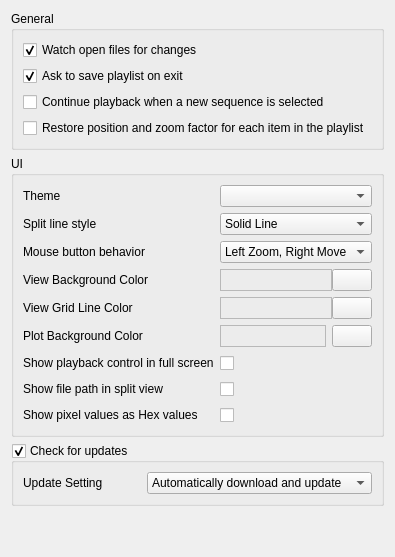
     <widget class="QWidget" name="tabGeneral">
      <attribute name="title">
       <string>General</string>
      </attribute>
      <layout class="QVBoxLayout" name="verticalLayout_2">
       <item>
        <widget class="QGroupBox" name="groupBox">
         <property name="title">
          <string>General</string>
         </property>
         <layout class="QGridLayout" name="gridLayout_7">
          <item row="3" column="0">
           <widget class="QCheckBox" name="checkBoxContinuePlaybackNewSelection">
            <property name="toolTip">
             <string>Should playback continue if a new sequence is selected from the playlist?</string>
            </property>
            <property name="whatsThis">
             <string>Should playback continue if a new sequence is selected from the playlist?</string>
            </property>
            <property name="text">
             <string>Continue playback when a new sequence is selected</string>
            </property>
           </widget>
          </item>
          <item row="2" column="0">
           <widget class="QCheckBox" name="checkBoxAskToSave">
            <property name="text">
             <string>Ask to save playlist on exit</string>
            </property>
            <property name="checked">
             <bool>true</bool>
            </property>
           </widget>
          </item>
          <item row="0" column="0">
           <widget class="QCheckBox" name="checkBoxWatchFiles">
            <property name="toolTip">
             <string>If active, all open files will be watched for changes. If a file is changed, YUV will ask you if you want to reload the file now.</string>
            </property>
            <property name="whatsThis">
             <string>If active, all open files will be watched for changes. If a file is changed, YUV will ask you if you want to reload the file now.</string>
            </property>
            <property name="text">
             <string>Watch open files for changes</string>
            </property>
            <property name="checked">
             <bool>true</bool>
            </property>
           </widget>
          </item>
          <item row="4" column="0">
           <widget class="QCheckBox" name="checkBoxSavePositionPerItem">
            <property name="text">
             <string>Restore position and zoom factor for each item in the playlist</string>
            </property>
           </widget>
          </item>
         </layout>
        </widget>
       </item>
       <item>
        <widget class="QGroupBox" name="GroupBoxColors">
         <property name="minimumSize">
          <size>
           <width>0</width>
           <height>0</height>
          </size>
         </property>
         <property name="title">
          <string>UI</string>
         </property>
         <layout class="QGridLayout" name="gridLayout_2" columnstretch="0,0">
          <item row="2" column="1">
           <widget class="QComboBox" name="comboBoxMouseMode">
            <property name="toolTip">
             <string>Which of the two mouse buttons is to be used for moving and which for zooming the view?</string>
            </property>
            <property name="whatsThis">
             <string>Which of the two mouse buttons is to be used for moving and which for zooming the view?</string>
            </property>
            <item>
             <property name="text">
              <string>Left Zoom, Right Move</string>
             </property>
            </item>
            <item>
             <property name="text">
              <string>Left Move, Right Zoom</string>
             </property>
            </item>
           </widget>
          </item>
          <item row="0" column="0">
           <widget class="QLabel" name="labelTheme">
            <property name="text">
             <string>Theme</string>
            </property>
           </widget>
          </item>
          <item row="1" column="0">
           <widget class="QLabel" name="labelSplitLineStyle">
            <property name="toolTip">
             <string>&lt;html&gt;&lt;head/&gt;&lt;body&gt;&lt;p&gt;When the split- and comparison view is activated, this defines how the position of the split line is indicated:&lt;/p&gt;&lt;p&gt;&lt;span style=&quot; font-weight:600;&quot;&gt;Solid Line&lt;/span&gt;: A solid white line&lt;/p&gt;&lt;p&gt;&lt;span style=&quot; font-weight:600;&quot;&gt;Handlers: &lt;/span&gt;Only show small triangular handlers at the top and bottom&lt;/p&gt;&lt;/body&gt;&lt;/html&gt;</string>
            </property>
            <property name="whatsThis">
             <string>&lt;html&gt;&lt;head/&gt;&lt;body&gt;&lt;p&gt;When the split- and comparison view is activated, this defines how the position of the split line is indicated:&lt;/p&gt;&lt;p&gt;&lt;span style=&quot; font-weight:600;&quot;&gt;Solid Line&lt;/span&gt;: A solid white line&lt;/p&gt;&lt;p&gt;&lt;span style=&quot; font-weight:600;&quot;&gt;Handlers: &lt;/span&gt;Only show small triangular handlers at the top and bottom&lt;/p&gt;&lt;/body&gt;&lt;/html&gt;</string>
            </property>
            <property name="text">
             <string>Split line style</string>
            </property>
           </widget>
          </item>
          <item row="3" column="1">
           <layout class="QHBoxLayout" name="horizontalLayoutBackgroundColor" stretch="1,0">
            <property name="spacing">
             <number>0</number>
            </property>
            <item>
             <widget class="ShowColorWidget" name="viewBackgroundColor">
              <property name="toolTip">
               <string>Set the background color of the central view widget.</string>
              </property>
              <property name="whatsThis">
               <string>Set the background color of the central view widget.</string>
              </property>
              <property name="frameShape">
               <enum>QFrame::StyledPanel</enum>
              </property>
              <property name="frameShadow">
               <enum>QFrame::Raised</enum>
              </property>
             </widget>
            </item>
            <item>
             <widget class="QPushButton" name="pushButtonEditViewBackgroundColor">
              <property name="toolTip">
               <string>Set the background color of the central view widget.</string>
              </property>
              <property name="whatsThis">
               <string>Set the background color of the central view widget.</string>
              </property>
              <property name="text">
               <string/>
              </property>
              <property name="icon">
               <iconset resource="../images/images.qrc">
                <normaloff>:/img_edit.png</normaloff>:/img_edit.png</iconset>
              </property>
             </widget>
            </item>
           </layout>
          </item>
          <item row="3" column="0">
           <widget class="QLabel" name="labelBackgroundColor">
            <property name="toolTip">
             <string>Set the background color of the central view widget.</string>
            </property>
            <property name="whatsThis">
             <string>Set the background color of the central view widget.</string>
            </property>
            <property name="text">
             <string>View Background Color</string>
            </property>
           </widget>
          </item>
          <item row="7" column="1">
           <widget class="QCheckBox" name="checkBoxPlaybackControlFullScreen">
            <property name="palette">
             <palette>
              <active>
               <colorrole role="WindowText">
                <brush brushstyle="SolidPattern">
                 <color alpha="0">
                  <red>191</red>
                  <green>64</green>
                  <blue>64</blue>
                 </color>
                </brush>
               </colorrole>
              </active>
              <inactive>
               <colorrole role="WindowText">
                <brush brushstyle="SolidPattern">
                 <color alpha="0">
                  <red>191</red>
                  <green>64</green>
                  <blue>64</blue>
                 </color>
                </brush>
               </colorrole>
              </inactive>
              <disabled>
               <colorrole role="WindowText">
                <brush brushstyle="SolidPattern">
                 <color alpha="255">
                  <red>190</red>
                  <green>190</green>
                  <blue>190</blue>
                 </color>
                </brush>
               </colorrole>
              </disabled>
             </palette>
            </property>
            <property name="toolTip">
             <string>Show the playback control (the navigation panel at the bottom) also in full screen mode.</string>
            </property>
            <property name="whatsThis">
             <string>Show the playback control (the navigation panel at the bottom) also in full screen mode.</string>
            </property>
            <property name="text">
             <string>invisibleText</string>
            </property>
           </widget>
          </item>
          <item row="1" column="1">
           <widget class="QComboBox" name="comboBoxSplitLineStyle">
            <property name="toolTip">
             <string>&lt;html&gt;&lt;head/&gt;&lt;body&gt;&lt;p&gt;When the split- and comparison view is activated, this defines how the position of the split line is indicated:&lt;/p&gt;&lt;p&gt;&lt;span style=&quot; font-weight:600;&quot;&gt;Solid Line&lt;/span&gt;: A solid white line&lt;/p&gt;&lt;p&gt;&lt;span style=&quot; font-weight:600;&quot;&gt;Handlers: &lt;/span&gt;Only show small triangular handlers at the top and bottom&lt;/p&gt;&lt;/body&gt;&lt;/html&gt;</string>
            </property>
            <property name="whatsThis">
             <string>&lt;html&gt;&lt;head/&gt;&lt;body&gt;&lt;p&gt;When the split- and comparison view is activated, this defines how the position of the split line is indicated:&lt;/p&gt;&lt;p&gt;&lt;span style=&quot; font-weight:600;&quot;&gt;Solid Line&lt;/span&gt;: A solid white line&lt;/p&gt;&lt;p&gt;&lt;span style=&quot; font-weight:600;&quot;&gt;Handlers: &lt;/span&gt;Only show small triangular handlers at the top and bottom&lt;/p&gt;&lt;/body&gt;&lt;/html&gt;</string>
            </property>
            <item>
             <property name="text">
              <string>Solid Line</string>
             </property>
            </item>
            <item>
             <property name="text">
              <string>Handlers</string>
             </property>
            </item>
           </widget>
          </item>
          <item row="2" column="0">
           <widget class="QLabel" name="labelMouseMode">
            <property name="toolTip">
             <string>Which of the two mouse buttons is to be used for moving and which for zooming the view?</string>
            </property>
            <property name="whatsThis">
             <string>Which of the two mouse buttons is to be used for moving and which for zooming the view?</string>
            </property>
            <property name="text">
             <string>Mouse button behavior</string>
            </property>
           </widget>
          </item>
          <item row="8" column="1">
           <widget class="QCheckBox" name="checkBoxShowFilePathSplitMode">
            <property name="palette">
             <palette>
              <active>
               <colorrole role="WindowText">
                <brush brushstyle="SolidPattern">
                 <color alpha="0">
                  <red>191</red>
                  <green>64</green>
                  <blue>64</blue>
                 </color>
                </brush>
               </colorrole>
              </active>
              <inactive>
               <colorrole role="WindowText">
                <brush brushstyle="SolidPattern">
                 <color alpha="0">
                  <red>191</red>
                  <green>64</green>
                  <blue>64</blue>
                 </color>
                </brush>
               </colorrole>
              </inactive>
              <disabled>
               <colorrole role="WindowText">
                <brush brushstyle="SolidPattern">
                 <color alpha="255">
                  <red>190</red>
                  <green>190</green>
                  <blue>190</blue>
                 </color>
                </brush>
               </colorrole>
              </disabled>
             </palette>
            </property>
            <property name="toolTip">
             <string>Show the file path of each item at the top when two items are selected</string>
            </property>
            <property name="whatsThis">
             <string>Show the file path of each item at the top when two items are selected</string>
            </property>
            <property name="text">
             <string>invisibleText</string>
            </property>
           </widget>
          </item>
          <item row="9" column="1">
           <widget class="QCheckBox" name="checkBoxPixelValuesHex">
            <property name="palette">
             <palette>
              <active>
               <colorrole role="WindowText">
                <brush brushstyle="SolidPattern">
                 <color alpha="0">
                  <red>191</red>
                  <green>64</green>
                  <blue>64</blue>
                 </color>
                </brush>
               </colorrole>
              </active>
              <inactive>
               <colorrole role="WindowText">
                <brush brushstyle="SolidPattern">
                 <color alpha="0">
                  <red>191</red>
                  <green>64</green>
                  <blue>64</blue>
                 </color>
                </brush>
               </colorrole>
              </inactive>
              <disabled>
               <colorrole role="WindowText">
                <brush brushstyle="SolidPattern">
                 <color alpha="255">
                  <red>190</red>
                  <green>190</green>
                  <blue>190</blue>
                 </color>
                </brush>
               </colorrole>
              </disabled>
             </palette>
            </property>
            <property name="toolTip">
             <string>Show pixel vales in hex instead of decimal</string>
            </property>
            <property name="whatsThis">
             <string>Show pixel vales in hex instead of decimal</string>
            </property>
            <property name="text">
             <string>invisibleText</string>
            </property>
           </widget>
          </item>
          <item row="8" column="0">
           <widget class="QLabel" name="labelShowFilePathSplitView">
            <property name="toolTip">
             <string>Show the file path of each item at the top when two items are selected</string>
            </property>
            <property name="whatsThis">
             <string>Show the file path of each item at the top when two items are selected</string>
            </property>
            <property name="text">
             <string>Show file path in split view</string>
            </property>
           </widget>
          </item>
          <item row="7" column="0">
           <widget class="QLabel" name="labelHidePlaybackControlFullScreen">
            <property name="toolTip">
             <string>Show the playback control (the navigation panel at the bottom) also in full screen mode.</string>
            </property>
            <property name="whatsThis">
             <string>Show the playback control (the navigation panel at the bottom) also in full screen mode.</string>
            </property>
            <property name="text">
             <string>Show playback control in full screen</string>
            </property>
           </widget>
          </item>
          <item row="0" column="1">
           <widget class="QComboBox" name="comboBoxTheme"/>
          </item>
          <item row="9" column="0">
           <widget class="QLabel" name="labelPixelValuesHex">
            <property name="text">
             <string>Show pixel values as Hex values</string>
            </property>
           </widget>
          </item>
          <item row="5" column="0">
           <widget class="QLabel" name="plotBackgroundColorLabel">
            <property name="text">
             <string>Plot Background Color</string>
            </property>
           </widget>
          </item>
          <item row="5" column="1">
           <layout class="QHBoxLayout" name="horizontalLayout_2" stretch="1,0">
            <item>
             <widget class="ShowColorWidget" name="plotBackgroundColor">
              <property name="frameShape">
               <enum>QFrame::StyledPanel</enum>
              </property>
              <property name="frameShadow">
               <enum>QFrame::Raised</enum>
              </property>
             </widget>
            </item>
            <item>
             <widget class="QPushButton" name="pushButtonEditPlotBackgroundColor">
              <property name="toolTip">
               <string>Set the background color of the plot widgets.</string>
              </property>
              <property name="whatsThis">
               <string>Set the background color of the plot widgets.</string>
              </property>
              <property name="text">
               <string/>
              </property>
              <property name="icon">
               <iconset resource="../images/images.qrc">
                <normaloff>:/img_edit.png</normaloff>:/img_edit.png</iconset>
              </property>
             </widget>
            </item>
           </layout>
          </item>
          <item row="4" column="0">
           <widget class="QLabel" name="labelGridLineColor">
            <property name="toolTip">
             <string>Set the line color of the Grid which can be activated using the &quot;Draw Gird&quot; option in the &quot;View Options&quot; panel.</string>
            </property>
            <property name="whatsThis">
             <string>Set the line color of the Grid which can be activated using the &quot;Draw Gird&quot; option in the &quot;View Options&quot; panel.</string>
            </property>
            <property name="text">
             <string>View Grid Line Color</string>
            </property>
           </widget>
          </item>
          <item row="4" column="1">
           <layout class="QHBoxLayout" name="horizontalLayoutGridLineColor" stretch="1,0">
            <property name="spacing">
             <number>0</number>
            </property>
            <item>
             <widget class="ShowColorWidget" name="viewGridLineColor">
              <property name="toolTip">
               <string>Set the line color of the Grid which can be activated using the &quot;Draw Gird&quot; option in the &quot;View Options&quot; panel.</string>
              </property>
              <property name="whatsThis">
               <string>Set the line color of the Grid which can be activated using the &quot;Draw Gird&quot; option in the &quot;View Options&quot; panel.</string>
              </property>
              <property name="frameShape">
               <enum>QFrame::StyledPanel</enum>
              </property>
              <property name="frameShadow">
               <enum>QFrame::Raised</enum>
              </property>
             </widget>
            </item>
            <item>
             <widget class="QPushButton" name="pushButtonEditViewGridLineColor">
              <property name="toolTip">
               <string>Set the line color of the Grid which can be activated using the &quot;Draw Gird&quot; option in the &quot;View Options&quot; panel.</string>
              </property>
              <property name="whatsThis">
               <string>Set the line color of the Grid which can be activated using the &quot;Draw Gird&quot; option in the &quot;View Options&quot; panel.</string>
              </property>
              <property name="text">
               <string/>
              </property>
              <property name="icon">
               <iconset resource="../images/images.qrc">
                <normaloff>:/img_edit.png</normaloff>:/img_edit.png</iconset>
              </property>
             </widget>
            </item>
           </layout>
          </item>
         </layout>
        </widget>
       </item>
       <item>
        <widget class="QGroupBox" name="groupBoxUpdates">
         <property name="toolTip">
          <string>If activated, YUView will try to check for updates every time you start YUView.</string>
         </property>
         <property name="whatsThis">
          <string>If activated, YUView will try to check for updates every time you start YUView.</string>
         </property>
         <property name="title">
          <string>Check for updates</string>
         </property>
         <property name="checkable">
          <bool>true</bool>
         </property>
         <layout class="QHBoxLayout" name="horizontalLayout_5">
          <item>
           <widget class="QLabel" name="labelUpdateSettings">
            <property name="toolTip">
             <string>Should updates be installed automatically?</string>
            </property>
            <property name="whatsThis">
             <string>Should updates be installed automatically?</string>
            </property>
            <property name="text">
             <string>Update Setting</string>
            </property>
           </widget>
          </item>
          <item>
           <widget class="QComboBox" name="comboBoxUpdateSettings">
            <property name="toolTip">
             <string>Should updates be installed automatically?</string>
            </property>
            <property name="whatsThis">
             <string>Should updates be installed automatically?</string>
            </property>
            <item>
             <property name="text">
              <string>Automatically download and update</string>
             </property>
            </item>
            <item>
             <property name="text">
              <string>Always ask before an update</string>
             </property>
            </item>
           </widget>
          </item>
         </layout>
        </widget>
       </item>
       <item>
        <spacer name="verticalSpacer_2">
         <property name="orientation">
          <enum>Qt::Vertical</enum>
         </property>
         <property name="sizeHint" stdset="0">
          <size>
           <width>20</width>
           <height>40</height>
          </size>
         </property>
        </spacer>
       </item>
      </layout>
     </widget>
